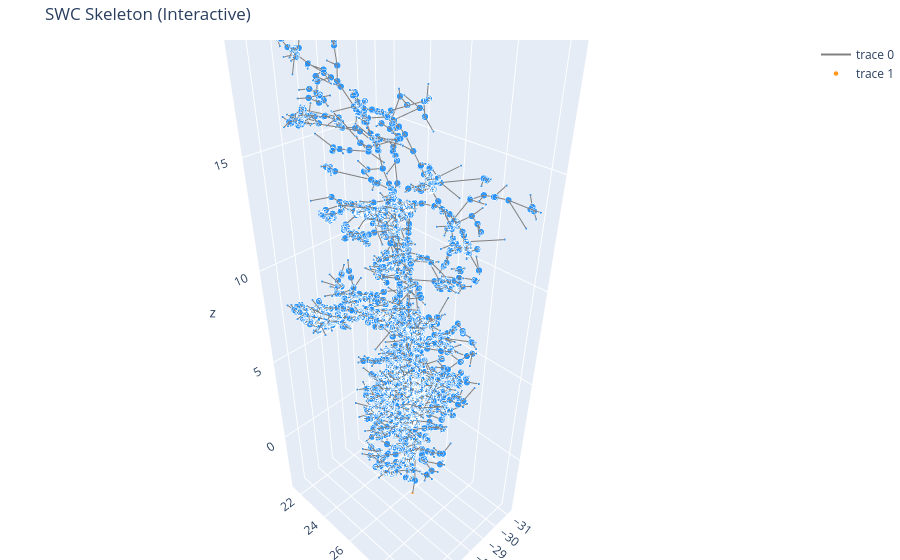

Notebook code cell kept with this figure:
### Code cell
import plotly.graph_objects as go

# Build coordinate and color arrays
xs=[]; ys=[]; zs=[]; colors=[]; sizes=[]
for n, data in G_simplified.nodes(data=True):
    x,y,z = data['x'], data['y'], data['z']
    xs.append(x); ys.append(y); zs.append(z)
    # color soma/type==1 differently
    colors.append('darkorange' if data.get('type') == 1 else 'dodgerblue')
    d = G_simplified.degree[n]
    if d == 1: sizes.append(3)
    elif d == 2: sizes.append(5)
    else: sizes.append(8)

# Create edge segments as separate scatter traces for better hover clarity
edge_x=[]; edge_y=[]; edge_z=[]; edge_i=[]
for i,(u,v) in enumerate(G_simplified.edges()):
    pu = (G_simplified.nodes[u]['x'], G_simplified.nodes[u]['y'], G_simplified.nodes[u]['z'])
    pv = (G_simplified.nodes[v]['x'], G_simplified.nodes[v]['y'], G_simplified.nodes[v]['z'])
    edge_x.extend([pu[0], pv[0], None])
    edge_y.extend([pu[1], pv[1], None])
    edge_z.extend([pu[2], pv[2], None])

node_trace = go.Scatter3d(
    x=xs, y=ys, z=zs,
    mode='markers',
    marker=dict(size=sizes, color=colors, opacity=0.9),
    text=[f"id={n} deg={G_simplified.degree[n]} type={G_simplified.nodes[n]['type']}" for n in G_simplified.nodes()],
    hoverinfo='text'
)

edge_trace = go.Scatter3d(
    x=edge_x, y=edge_y, z=edge_z,
    mode='lines',
    line=dict(color='gray', width=2),
    hoverinfo='skip'
)

fig = go.Figure(data=[edge_trace, node_trace])
fig.update_layout(
    title='SWC Skeleton (Interactive)',
    scene=dict(
        xaxis_title='x', yaxis_title='y', zaxis_title='z',
        aspectmode='data'
    ),
    margin=dict(l=0, r=0, b=0, t=40),
)
fig.show()

### Figure 1 — Plotly figure (JSON) as saved in the notebook; plotly's stock layout.template omitted (floating-point values rounded to 4 significant figures; data arrays with more than 128 entries replaced by an {"elided": "..."} marker saying what was removed)
{"data": [{"hoverinfo": "skip", "line": {"color": "gray", "width": 2}, "mode": "lines", "type": "scatter3d", "x": {"elided": "10959 float values"}, "y": {"elided": "10959 float values"}, "z": {"elided": "10959 float values"}}, {"hoverinfo": "text", "marker": {"color": {"elided": "3654 str values"}, "opacity": 0.9, "size": {"elided": "3654 int values"}}, "mode": "markers", "text": {"elided": "3654 str values"}, "type": "scatter3d", "x": {"elided": "3654 float values"}, "y": {"elided": "3654 float values"}, "z": {"elided": "3654 float values"}}], "layout": {"margin": {"b": 0, "l": 0, "r": 0, "t": 40}, "scene": {"aspectmode": "data", "xaxis": {"title": {"text": "x"}}, "yaxis": {"title": {"text": "y"}}, "zaxis": {"title": {"text": "z"}}}, "title": {"text": "SWC Skeleton (Interactive)"}}}
